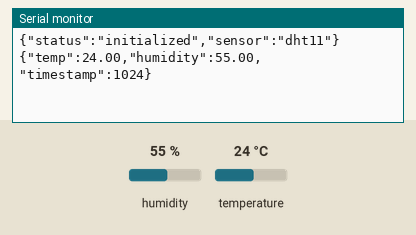
The sketch below on a simulated Arduino Nano, built with avr-gcc and run on an emulated ATmega328P. Shown: the last lines printed to the serial monitor. Inputs (shaded band) come from the test bench; at power-on: humidity 55 %, temperature 24 °C.

Above: at 2.2 s.
2.3 s: humidity set to 22 %
At 4.3 s:
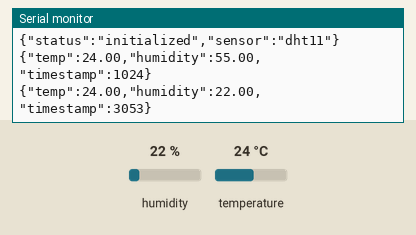
5.0 s: temperature set to 12 °C
At 5.6 s:
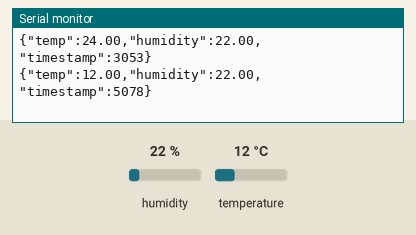
7.7 s: humidity set to 40 %
At 10.4 s:
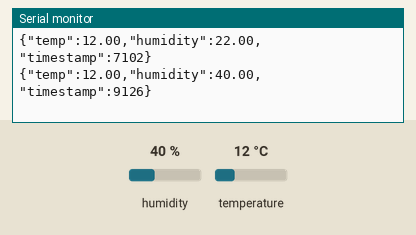
Timing chart, 0 to 11.9 s (numbered marks = the images above; inputs shaded):
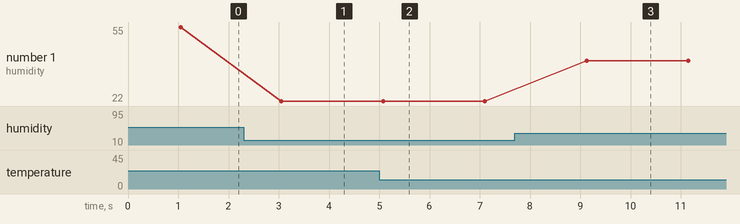

Measured:
- after the input at 2.3 s, the serial monitor: prints a new line after 0.75 s (image 1)
- after the input at 5.0 s, the serial monitor: prints a new line after 0.08 s (image 2)
- after the input at 7.7 s, the serial monitor: prints a new line after 1.4 s (image 3)
- plotted number 1: 55 → 22 after the input at 2.3 s, 22 → 40 after the input at 7.7 s

The sketch:

arduino-nano-usb.ino
```cpp
// Przykładowy kod dla Arduino Nano (USB)
// Wysyła dane z sensora przez port szeregowy

#include <DHT.h>

#define DHTPIN 2
#define DHTTYPE DHT11

DHT dht(DHTPIN, DHTTYPE);

void setup() {
  Serial.begin(9600);
  dht.begin();

  // Poczekaj na stabilizację
  delay(1000);

  Serial.println("{\"status\":\"initialized\",\"sensor\":\"dht11\"}");
}

void loop() {
  // Odczytaj temperaturę i wilgotność
  float temperature = dht.readTemperature();
  float humidity = dht.readHumidity();

  // Sprawdź czy odczyt się powiódł
  if (isnan(temperature) || isnan(humidity)) {
    Serial.println("{\"error\":\"read_failed\"}");
    delay(2000);
    return;
  }

  // Wyślij dane w formacie JSON
  Serial.print("{\"temp\":");
  Serial.print(temperature);
  Serial.print(",\"humidity\":");
  Serial.print(humidity);
  Serial.print(",\"timestamp\":");
  Serial.print(millis());
  Serial.println("}");

  // Czekaj 2 sekundy przed następnym odczytem
  delay(2000);
}
```
